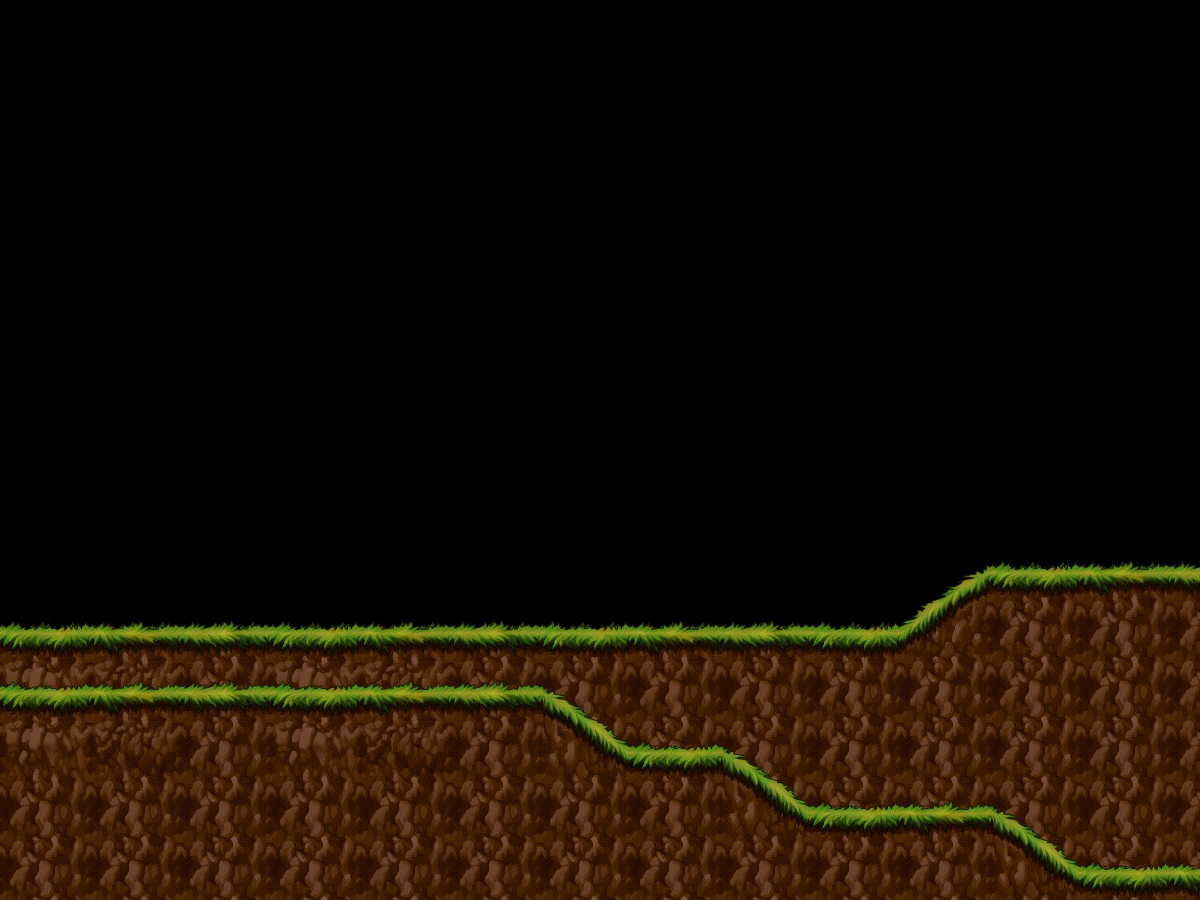

This is a level from a 2D game, rendered from its Tiled map with the project's own tilesets. A one-line summary and the map file follow, with tile-layer data summarised:
An orthogonal 40x30 tile map with 30x30 px tiles, 3 tile layers (collision, layer1, layer2) and 2 objects.

<map version="1.0" orientation="orthogonal" renderorder="right-down" width="40" height="30" tilewidth="30" tileheight="30">
 <tileset firstgid="1" name="tiled1" tilewidth="30" tileheight="30">
  <image source="tiled1.png" width="512" height="349" />
  <tile id="0">
   <properties>
    <property name="candown" value="1" />
    <property name="leftp" value="0,0" />
    <property name="rightp" value="30,0" />
   </properties>
  </tile>
  <tile id="1">
   <properties>
    <property name="candown" value="0" />
    <property name="leftp" value="0,0" />
    <property name="rightp" value="30,0" />
   </properties>
  </tile>
  <tile id="30">
   <properties>
    <property name="candown" value="1" />
    <property name="leftp" value="15,0" />
    <property name="rightp" value="30,10" />
   </properties>
  </tile>
  <tile id="31">
   <properties>
    <property name="candown" value="1" />
    <property name="leftp" value="0,10" />
    <property name="rightp" value="30,31" />
   </properties>
  </tile>
  <tile id="46">
   <properties>
    <property name="candown" value="1" />
    <property name="leftp" value="0,0" />
    <property name="rightp" value="30,20" />
   </properties>
   <objectgroup draworder="index" />
  </tile>
  <tile id="47">
   <properties>
    <property name="candown" value="1" />
    <property name="leftp" value="0,20" />
    <property name="rightp" value="15,30" />
   </properties>
  </tile>
 </tileset>
 <layer name="collision" width="40" height="30" opacity="0.65">
  <data>[1200 cells, 72 non-empty, 6 distinct tile ids]</data>
 </layer>
 <layer name="layer1" width="40" height="30">
  <data>[1200 cells, 252 non-empty, 42 distinct tile ids]</data>
 </layer>
 <layer name="layer2" width="40" height="30">
  <data>[1200 cells, 250 non-empty, 50 distinct tile ids]</data>
 </layer>
 <objectgroup name="terrain">
  <object x="0" y="630">
   <properties>
    <property name="roadlevel" value="1" />
   </properties>
   <polyline points="0,0 900,0 990,-60 1200,-60" />
  </object>
  <object x="0" y="690">
   <properties>
    <property name="roadlevel" value="2" />
   </properties>
   <polyline points="0,0 540,0 630,60 720,60 810,120 990,120 1080,180 1200,180" />
  </object>
 </objectgroup>
</map>